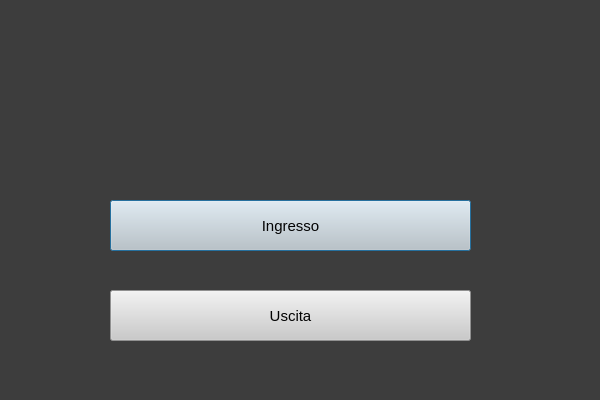
<?xml version="1.0" encoding="UTF-8"?>
<ui version="4.0">
 <class>Cliente</class>
 <widget class="QDialog" name="Cliente">
  <property name="geometry">
   <rect>
    <x>0</x>
    <y>0</y>
    <width>600</width>
    <height>400</height>
   </rect>
  </property>
  <property name="windowTitle">
   <string>Dialog</string>
  </property>
  <property name="styleSheet">
   <string notr="true">background-color: rgb(61, 61, 61);</string>
  </property>
  <widget class="QPushButton" name="ingresso_button">
   <property name="geometry">
    <rect>
     <x>110</x>
     <y>200</y>
     <width>361</width>
     <height>51</height>
    </rect>
   </property>
   <property name="font">
    <font>
     <pointsize>11</pointsize>
    </font>
   </property>
   <property name="cursor">
    <cursorShape>PointingHandCursor</cursorShape>
   </property>
   <property name="styleSheet">
    <string notr="true">color:rgb(3, 3, 3); background-color: rgb(202, 202, 202);</string>
   </property>
   <property name="text">
    <string>Ingresso</string>
   </property>
  </widget>
  <widget class="QPushButton" name="uscita_button">
   <property name="geometry">
    <rect>
     <x>110</x>
     <y>290</y>
     <width>361</width>
     <height>51</height>
    </rect>
   </property>
   <property name="font">
    <font>
     <pointsize>11</pointsize>
    </font>
   </property>
   <property name="cursor">
    <cursorShape>PointingHandCursor</cursorShape>
   </property>
   <property name="styleSheet">
    <string notr="true">color:rgb(3, 3, 3); background-color: rgb(202, 202, 202);</string>
   </property>
   <property name="text">
    <string>Uscita</string>
   </property>
  </widget>
 </widget>
 <resources/>
 <connections/>
</ui>
